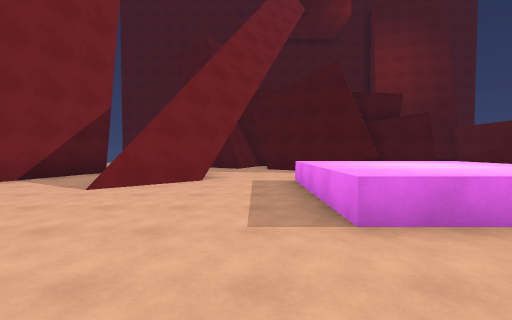
View 1 (above)

19 first-person views from a walk through a scene from a Unity 3-D project. The camera is 1.5 m above the floor, tilts 2° down and sees 90° across. The floor is counted in squares, 2 m on a side. Each view is taken from the middle of a square. On the plan, view 1 faces up. The plan holds only what a view shows up to about 9 squares ahead; the rest is blank. The place goes on beyond the plan. The player is left out.

View 2
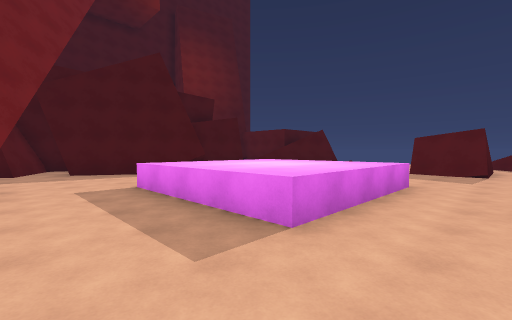

View 3
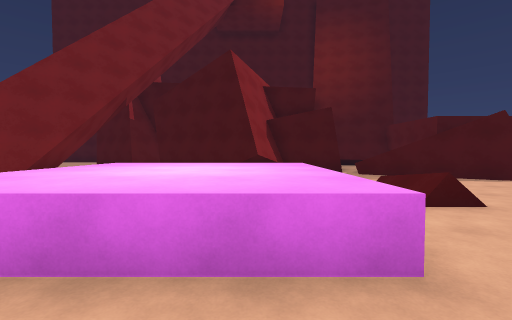

View 4
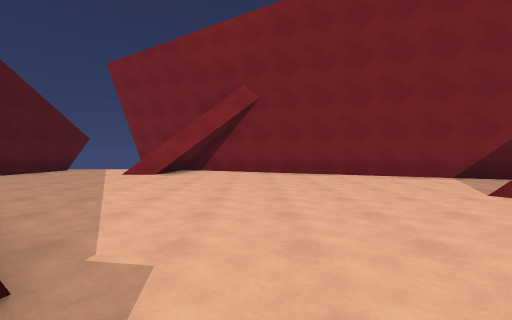

View 5
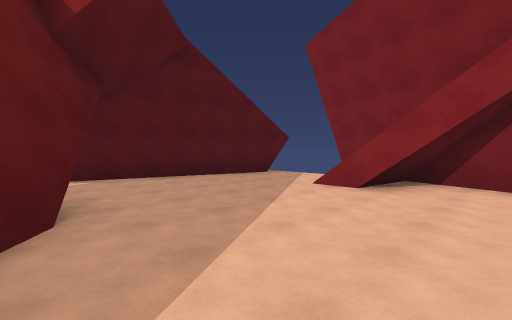

View 6
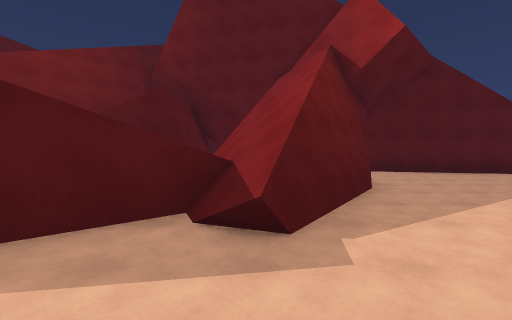

View 7
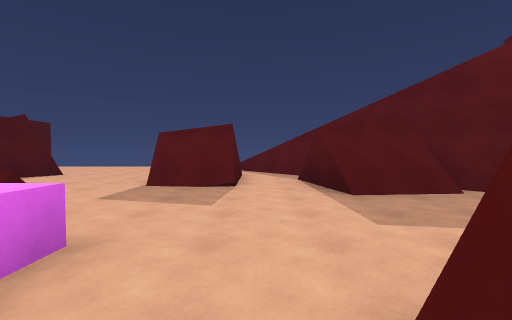

View 8
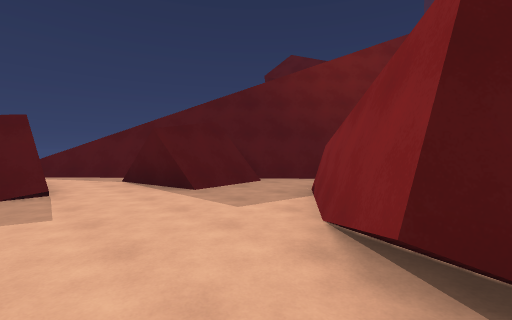

View 9
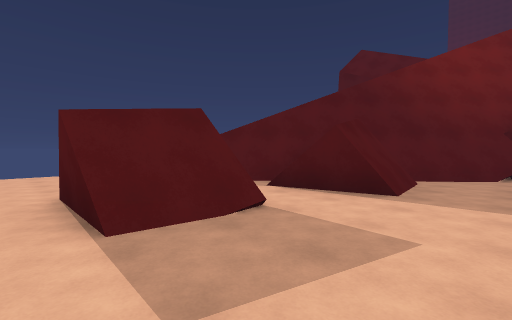

View 10
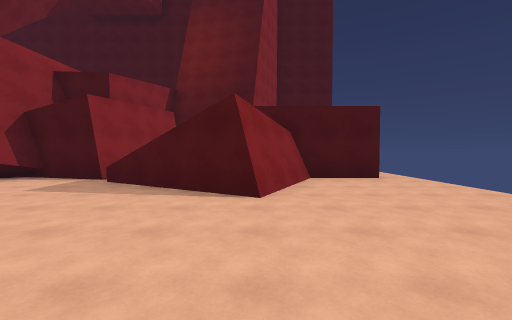

View 11
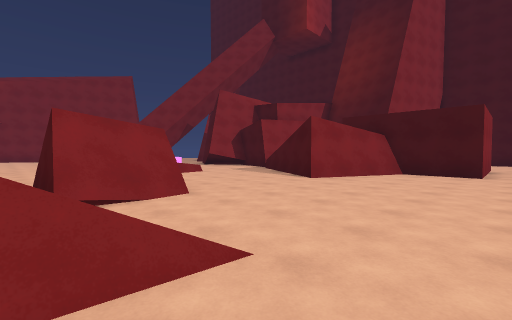

View 12
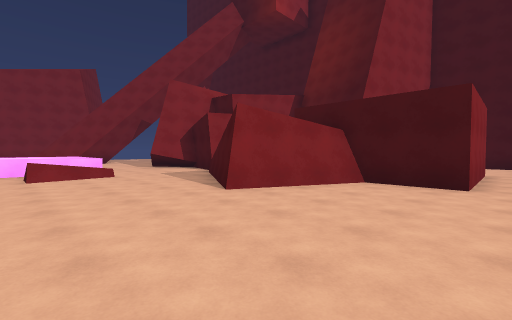

View 13
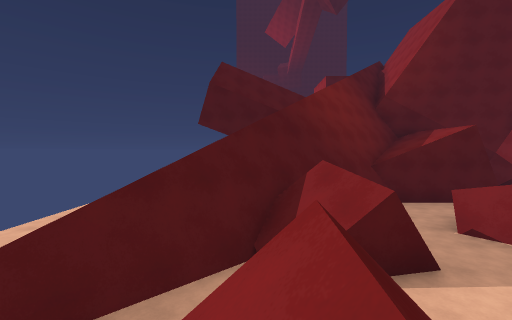

View 14
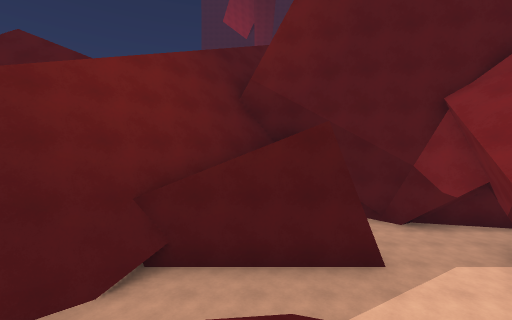

View 15
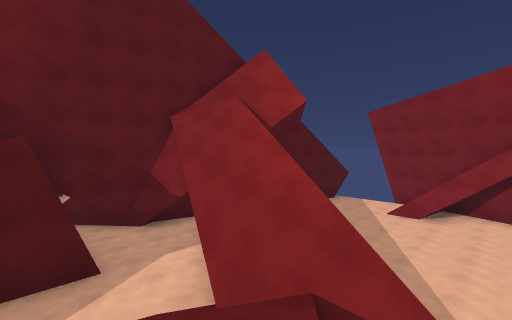

View 16
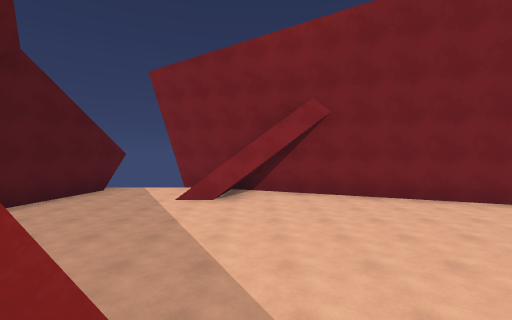

View 17
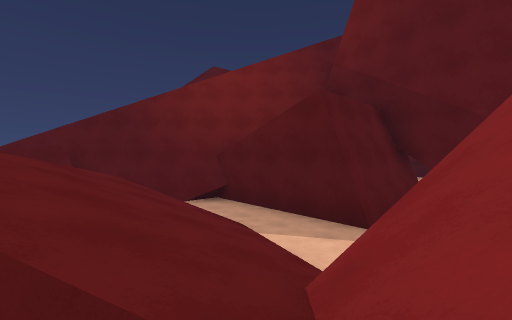

View 18
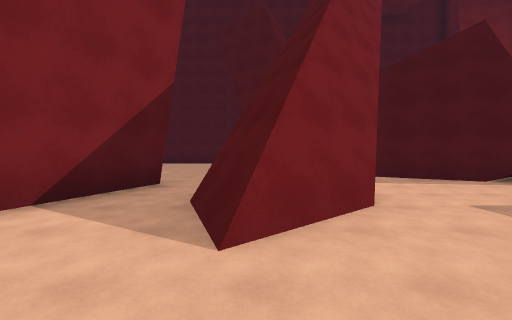

View 19
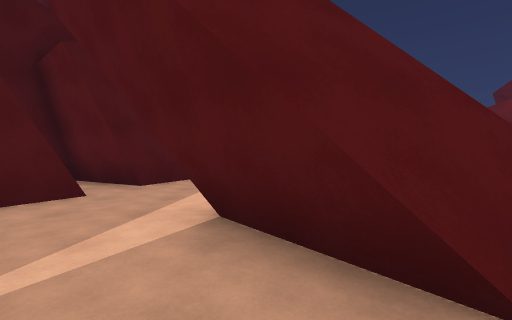

### Floor plan
Key: @ floor where view 1 was taken; # wall or solid block; x gap in a wall; . floor; / step, stairs or slope; = window, fence, low wall or low ledge; ^ raised ledge; v drop or lower ground.
Columns run from 10 left of view 1 to 15 right of it. Each row starts with its distance up from view 1.
 14                         #.
 13          ###            #.
 12     ..   #.#            #.
 11     ..  .#.##    #    ###.
 10     .. .....#######  ##...
  9     #...#....##...#####...
  8     #..##....   ....##....
  7     #..##...    ..........
  6    ##..##..^^^^^ .........
  5    #.......^^^^^ =........
  4    #.......^^^^^.=........
  3   ##.......^^^^^...#//....
  2   #................#//./..
  1  ##...................//..
  0  #........@.//#......##
 -1  ##/.....//#////..#x#=/
 -2  ##/....#=//////..#vx/
 -3  ///....#//#////..###
 -4 x.......#//..//..##v/
 -5  .......#//.....##v/
 -6  #......//..#####v/
 -7  #####../...#   vv
 -8      #####..#  vv
 -9          ####  v
-10            ##

Where each view was taken, in squares from view 1:
view 1: 0 up, 0 right, facing up
view 2: 1 up, 1 left, facing up-right
view 3: 1 up, 4 right, facing up
view 4: 1 up, 1 right, facing left
view 5: 0 up, 2 left, facing down-left
view 6: 2 up, 0 right, facing down
view 7: 1 up, 3 right, facing right
view 8: 2 up, 3 right, facing down-right
view 9: 4 up, 6 right, facing down-right
view 10: 3 up, 11 right, facing up
view 11: 1 up, 15 right, facing up-left
view 12: 4 up, 15 right, facing up-left
view 13: 3 up, 10 right, facing down
view 14: 1 down, 4 right, facing down
view 15: 0 up, 3 right, facing down-left
view 16: 1 down, 0 right, facing left
view 17: 1 down, 0 right, facing down-right
view 18: 3 up, 3 left, facing up
view 19: 8 up, 5 left, facing right
